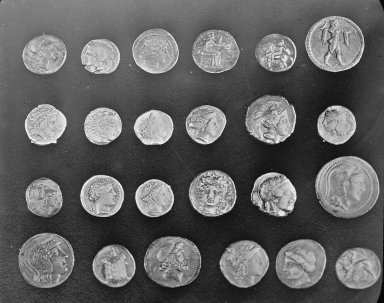
#> input picture skimage.data.coins(), 384 x 303 px
$ jupyter execute ScikitImageTutorial.ipynb
#> lines starting #> are read from the running program, lines starting #| are printed output that depends on the picture
## Scikit-image tutorial

[cell 1]
from skimage import data, io, filters
import matplotlib.pyplot as plt

[cell 2]
image = data.coins()
#> image is the input picture: shape (303, 384); min 1, max 252, mean 96.9
# ... or any other NumPy array!
edges = filters.sobel(image)
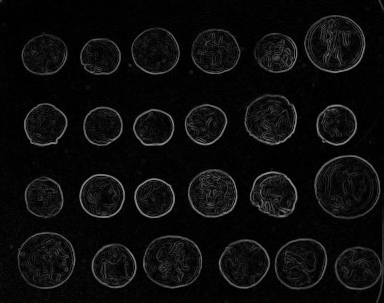
#> edges: shape (303, 384) float64; min 0, max 0.59, mean 0.0492
io.imshow(edges)
io.show()

[cell 3]
image = io.imread('cat.jpg')
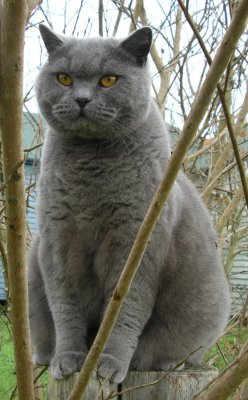
#> input picture learn/python_notebooks/cat.jpg, 248 x 400 px
#> image is the input picture: shape (400, 248, 3); mean R, G, B 117.6, 116.7, 103.4
io.imshow(image)
io.show()
print(image.shape)
#| (400, 248, 3)
